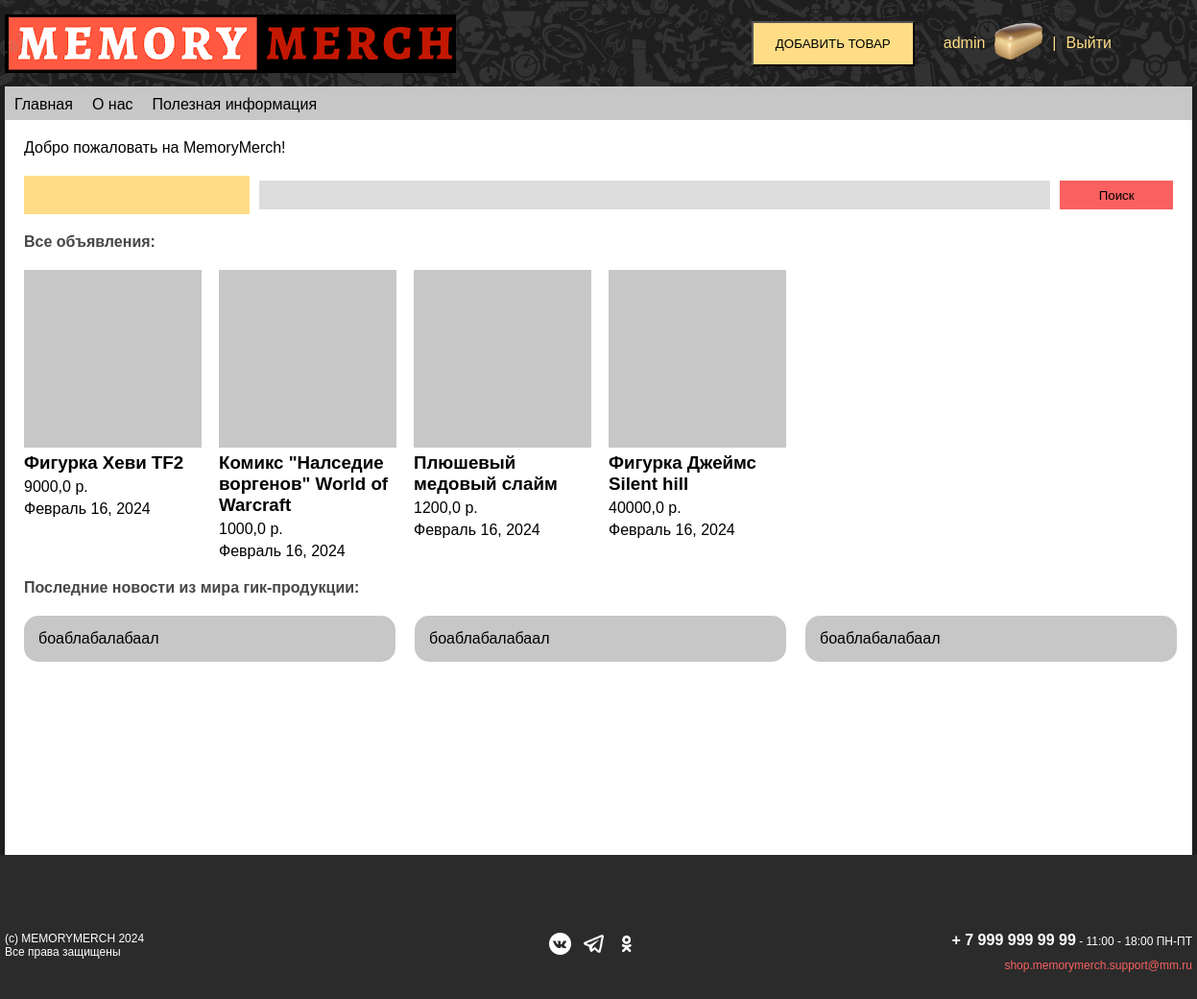
The app's page / (signed in) with its own data.
### main/models.py (models this page shows, shortened)
class Tovar(models.Model):
    tovarname = models.CharField(max_length=100, blank=False, default='')
    tovarprice = models.FloatField()
    category = models.ForeignKey('Categories', related_name='tovars_categories', on_delete=models.CASCADE,null = True)
    shipping = models.TextField(max_length=300, blank=False, default='')
    tovardescrpt = models.TextField(max_length=500, blank=False, default='')
    date_posted = models.DateTimeField(default=timezone.now,null=True)

class Post(models.Model):
    title = models.CharField(max_length=100, blank=False)
    postbody = models.TextField(max_length=1000)

### main/views.py (the view)
# urls.py: path('', views.index, name='index'),
def index(request):
    tovars_all = (Tovar.objects.all(),)
    posts = Post.objects.all()
    filter_tovar = TovarFilter(request.GET, queryset=Tovar.objects.all())
    return render(request, "main/index.html", {"tovars": filter_tovar, "posts": posts})

### templates/main/index.html (shortened to what this page needs)
{% extends 'base.html' %}
{% block content%}
<p>Добро пожаловать на MemoryMerch! </p>
<form method="get" class="form-filter">
    <div class="form-filter__inputs">
        {{ tovars.form.category }} {{ tovars.form.tovarname }}
        <button type="submit" class="btn btn-primary">Поиск</button>
    </div>
</form>
<section class="tovars">
    <h2 class="smallhead">Все объявления:</h2>
    <div class="tovars__line">
        {% for tovar in tovars.qs %}
        <div class="tovar-block">
            <div class="tovar-block__image"></div>
            <h3><a href="{% url 'tovar' tovar.id %}">{{ tovar.tovarname }}</a></h3>
            <p>{{ tovar.tovarprice }} р.</p>
            <p>{{ tovar.date_posted|date:"F d, Y" }}</p>
        </div>
        {% endfor %}
    </div>
</section>
<section class="newsposts">
    <h2 class="smallhead">Последние новости из мира гик-продукции:</h2>
    <div class="newsposts__line">
        {% for post in posts %}
        <div class="post-block">
            <p>боаблабалабаал</p>
        </div>
        {% endfor %}
    </div>
</section>
{% endblock %}

### templates/base.html (shortened to what this page needs)
{% load static %}
<!DOCTYPE html>
<html lang="ru">
<head>
    <link rel="stylesheet" href="{% static 'css/styles.css'%}" type="text/css">
</head>
<body>
    <header>
        <div class="header-wrapper">
            <div class="logo"><a href="{% url 'index' %}"><img src="{% static 'img/logo.png' %}" alt="logo"></a></div>
            {% if user.is_authenticated %}
            <form action="{% url 'create-tovar' %}" target="_blank">
                <button id="createOB">Добавить товар</button>
            </form>
            {% endif %}
            <div id="userlog">
                {% if user.is_authenticated %}
                {{ user.username }}
                <a class="main-header_links" href="{% url 'basket' %}" id="avatar"><img
                        src="{% static 'img/bread.gif' %}" alt="avatar"></a> |
                <a class="main-header_links" href="{% url 'account_logout' %}">Выйти</a>
                {% else %}
                <a class="main-header_links" href="{% url 'account_login' %}">Войти</a> / <a
                    href="{% url 'account_signup' %}" class="main-header_links">Зарегестрироваться</a>
                {% endif %}
            </div>
        </div>
    </header>
    <div class="wrapper">
        <div class="main-nav">
            <li><a href="{% url 'index' %}">Главная</a></li>
            <li><a href="{% url 'about' %}">О нас</a></li>
            <li><a href="{% url 'rules' %}">Полезная информация</a></li>
        </div>
        <div class="container">
            <div class="content">
                {% block content %}{% endblock %}
            </div>
        </div>
    </div>
    <footer>
        <div class="footer-wrapper">
            <div class="footer-grid">
                <div class="footer__c">
                    <p>(с) MEMORYMERCH 2024 <br>
                        Все права защищены</p>
                </div>
                <div class="footer__socials">
                    <a href=""><img src="{% static 'img/socials_vk.png' %}" alt="social-1"></a>
                    <a href=""><img src="{% static 'img/socials_tg.png' %}" alt="social-2"></a>
                    <a href=""><img src="{% static 'img/socials_ok.png' %}" alt="social-3"></a>
                </div>
                <div class="footer_contacts">
                    <p><span id="footer__phone">+ 7 999 999 99 99</span> - 11:00 - 18:00 ПН-ПТ</p>
                    <p id="footer__email">shop.memorymerch.support@mm.ru</p>
                </div>
            </div>
        </div>
    </footer>
</body>
</html>

### static/css/styles.css (style rules this page uses)
* { margin: 0; padding: 0; box-sizing: border-box; font-family: "Apercu Pro", sans-serif; }
body { background-color: #1E1E1E; }
a { text-decoration: none; color: black; cursor: pointer; }
section { margin-top: 20px; }
.smallhead { margin-bottom: 20px; font-size: 16px; color: #474747; }
html, body, #wrapper { height: 100%; }
.wrapper { background: white; width: 1237px; height: 100%; margin: 0 auto; }
.container { margin: 20px; }
header { background-image: url(../img/header_bg.png); height: 90px; width: 100%; }
header .header-wrapper { width: 1237px; margin: 0 auto; display: grid; grid-template-columns: 3fr 200px 1fr; grid-template-rows: 90px; align-items: center; grid-template-areas: "logo button avatar"; background-size: cover; }
header .header-wrapper form { width: 170px; }
header .header-wrapper form #createOB { height: 47px; width: 100%; text-transform: uppercase; background-color: #FFDD86; grid-area: button; }
header .header-wrapper .logo { height: 60px; grid-area: logo; }
header .header-wrapper #userlog { grid-area: avatar; color: #FFDD86; display: flex; align-items: center; }
header .header-wrapper .main-header_links { color: #FFDD86; margin: 0 10px 0 10px; }
header .header-wrapper #avatar img { width: 50px; }
footer { background-color: #2B2B2B; height: 150px; }
footer .footer-wrapper { margin: 0 auto; width: 1237px; padding-top: 80px; }
footer .footer-grid { display: grid; grid-template-columns: 1fr 1fr 1fr; height: 50px; color: white; }
footer .footer-grid p { font-size: 12px; margin-bottom: 10px; }
footer .footer-grid .footer__c { text-align: left; font-size: 16px; }
footer .footer-grid .footer__socials { display: flex; justify-content: center; }
footer .footer-grid .footer__socials img { width: 25px; margin-right: 10px; }
footer .footer-grid .footer_contacts { text-align: right; }
footer .footer-grid .footer_contacts #footer__phone { font-size: 16px; font-weight: bold; }
footer .footer-grid .footer_contacts #footer__email { color: #FA6060; }
.main-nav { display: flex; justify-content: flex-start; background-color: #c7c7c7; height: 35px; padding: 10px; }
.main-nav li { list-style-type: none; margin-right: 20px; }
.form-filter { width: 100%; margin: 20px 0; }
.form-filter .form-filter__inputs { display: flex; align-items: center; }
.form-filter .form-filter__inputs input { border: none; color: black; height: 40px; background-color: #dddddd; }
.form-filter .form-filter__inputs #id_category { width: 20%; background-color: #FFDD86; margin-right: 10px; }
.form-filter .form-filter__inputs #id_tovarname { width: 70%; height: 30px; background-color: none; margin-right: 10px; }
.form-filter .form-filter__inputs button { background-color: #FA6060; height: 30px; width: 10%; border: none; }
.tovars__line { display: grid; grid-template-columns: repeat(6, 183px); grid-auto-rows: repeat(2, 287px); row-gap: 20px; -moz-column-gap: 20px; column-gap: 20px; }
.tovar-block { width: 185px; }
.tovar-block__image { width: 185x; height: 185px; background-color: #c7c7c7; }
.tovar-block p, h3 { margin-top: 5px; }
.newsposts__line { display: grid; grid-template-columns: repeat(3, 387px); grid-auto-rows: repeat(2, 182px); row-gap: 20px; -moz-column-gap: 20px; column-gap: 20px; }
.post-block { border-radius: 15px; background-color: #c7c7c7; padding: 15px; }

### records on screen
Tovar: tovarname "Фигурка Хеви TF2", tovarprice "9000,0", date_posted "Февраль 16, 2024"
Tovar: tovarname "Комикс \"Налседие воргенов\" World of Warcraft", tovarprice "1000,0", date_posted "Февраль 16, 2024"
Tovar: tovarname "Плюшевый медовый слайм", tovarprice "1200,0", date_posted "Февраль 16, 2024"
Tovar: tovarname "Фигурка Джеймс Silent hill", tovarprice "40000,0", date_posted "Февраль 16, 2024"

### other values on screen
{{ user.username }} "admin"
